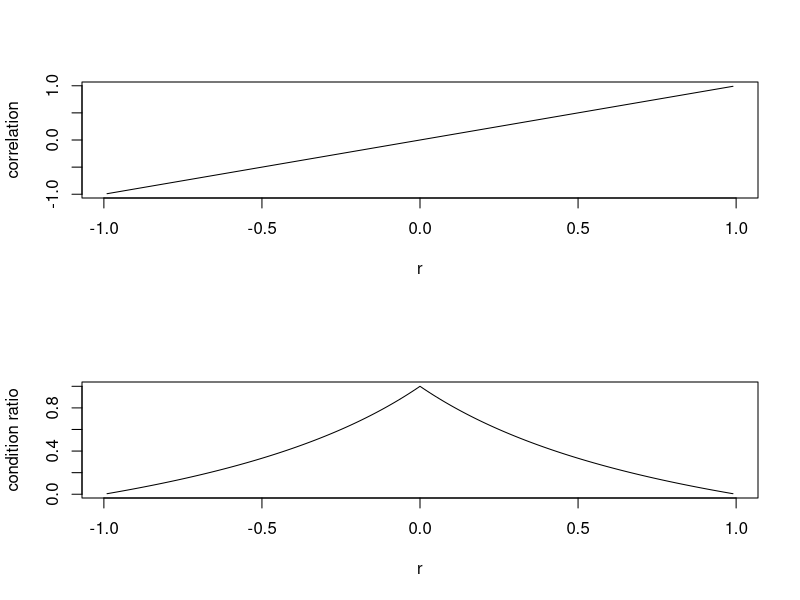

The R script that drew this image:
#' This script considers a bivariate normal market and display the correlation and the condition number of the
#' covariance matrix, as described in A. Meucci, "Risk and Asset Allocation", Springer, 2005, Chapter 2.
#'
#' @references
#' A. Meucci - "Exercises in Advanced Risk and Portfolio Management" \url{http://symmys.com/node/170}, 
#' "E 84 - Correlation in normal markets".
#'
#' See Meucci's script for "S_AnalyzeNormalCorrelation.m"
#'
#' @author Xavier Valls \email{flamejat@@gmail.com}
#' 

###################################################################################################################
### Set input parameters

Mu = rbind( 0, 0 )
s  = c( 1, 1 );

rhos  = seq( -0.99, 0.99, 0.01 );
nrhos = length( rhos );

Cs  = array( NaN, nrhos ); 
CRs = array( NaN, nrhos ); 


###################################################################################################################
### Iterate of rho values and compute the correlation and condition numberfor ( n in 1 : nrhos )

for ( n in 1 : nrhos )
{
	rho   = rhos[ n ] ;
    Sigma = rbind( c(s[1]^2, rho * s[1] * s[2]), c(rho * s[1] * s[2], s[2]^2) );

    Covariance = Sigma;
    Standard_Deviation = sqrt( diag( Covariance ) );
    Correlation = diag( 1 / Standard_Deviation ) %*% Covariance %*% diag( 1 / Standard_Deviation );
    
    Lambda = eigen( Covariance );

    Cs[n]  = Correlation[ 1, 2 ];
    CRs[n] = min( Lambda$values ) / max( Lambda$values );
}

###################################################################################################################
### Display the results
par( mfrow = c( 2, 1) );
plot( rhos, Cs, xlab = "r", ylab = "correlation", type ="l" );
plot( rhos, CRs, xlab = "r", ylab = "condition ratio", type ="l" );
